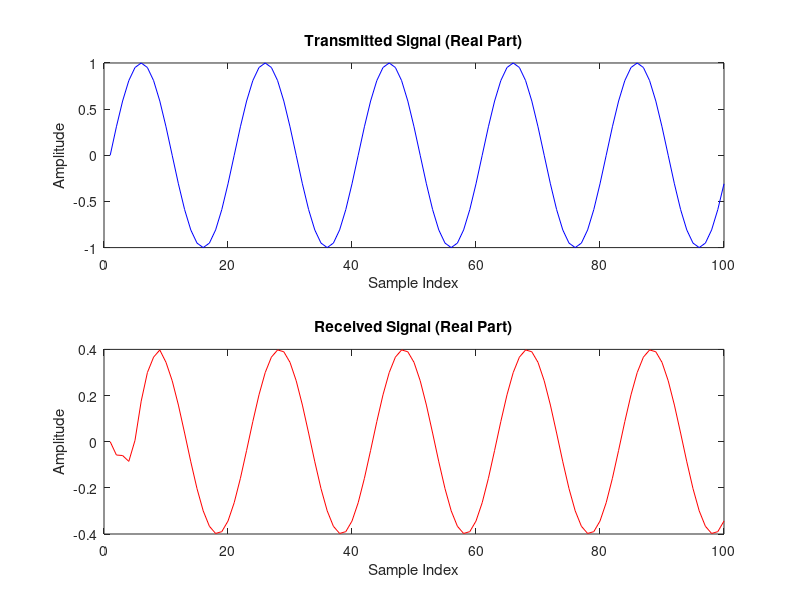
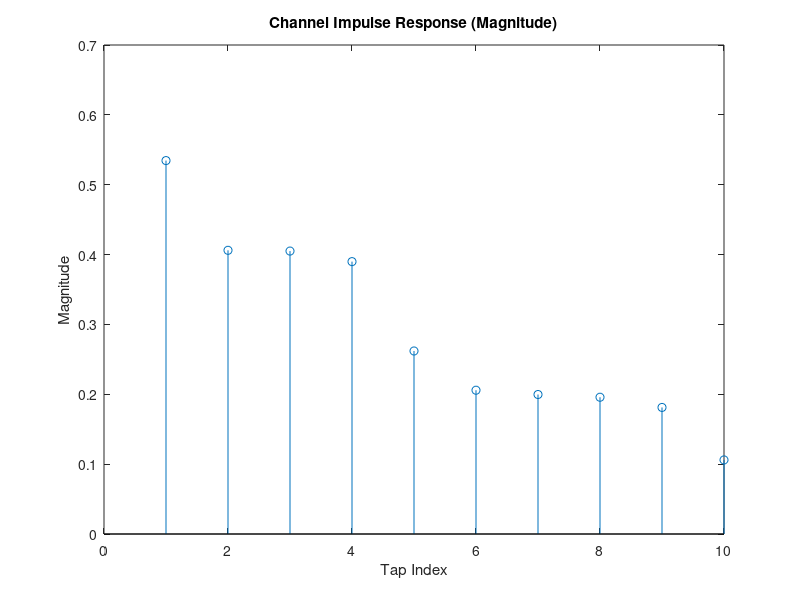

These figures' MATLAB source, in order:
clear;clc;close all;
% Define signal type (sine or random)
sigshape = "sin";

% Define the number of taps in the FIR filter (channel impulse response)
num_taps = 10;

% Generate random complex gains for each tap (channel coefficients)
h = (randn(1, num_taps) + 1i*randn(1, num_taps)) / sqrt(2*num_taps);

% Normalize the channel to ensure unit power
h = h / norm(h);
h = sort(h,'descend');

% Generate a transmitted signal (for example, a random signal)
N = 100; % length of the transmitted signal
if sigshape == "sin"
    fs = 1000; % sampling frequency in Hz
    f = 50; % frequency of the sine wave in Hz
    t = (0:N-1)/fs; % time vector
    tx_signal = sin(2*pi*f*t); % real sine wave
else
    tx_signal = randn(1, N) + 1i*randn(1, N);
end
% Pass the transmitted signal through the channel
rx_signal = conv(tx_signal, h);

% Truncate the received signal to the original signal length (if desired)
rx_signal = rx_signal(1:N);

% Plot the transmitted and received signals
figure;
subplot(2, 1, 1);
plot(real(tx_signal), 'b');
title('Transmitted Signal (Real Part)');
xlabel('Sample Index');
ylabel('Amplitude');

subplot(2, 1, 2);
plot(real(rx_signal), 'r');
title('Received Signal (Real Part)');
xlabel('Sample Index');
ylabel('Amplitude');

% Plot the channel impulse response
figure;
stem(abs(h));
title('Channel Impulse Response (Magnitude)');
xlabel('Tap Index');
ylabel('Magnitude');